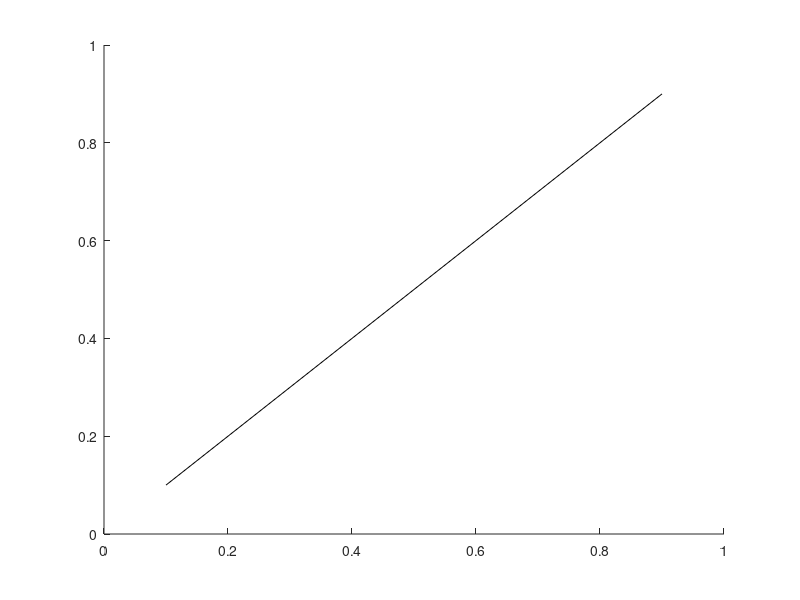

This chart was generated by the following MATLAB code: (Note: this script raises an error after producing the figure.)
constraint_line = [
    0.1 0.1;
    0.9 0.9;
];

gmsh_capsule = [
    0.05 0.15;
    0.85 0.95;
    0.95 0.85;
    0.15 0.05;
    0.05 0.15;
];


% Plot stuff
figure; hold on;
plot(constraint_line(:, 1), constraint_line(:, 2), Color="k");
plot(gmsh_capsule(:, 1), gmsh_capsule(:, 2), color="b", Marker=".", MarkerSize=15);
circle(constraint_line(2, 1), constraint_line(2, 2), sqrt(0.05^2 + 0.05^2));
circle(constraint_line(1, 1), constraint_line(1, 2), sqrt(0.05^2 + 0.05^2));
circle(0.5, 0.5, sqrt(0.05^2 + 0.05^2));

xlim([0 1]);
ylim([0 1]);
axis("off");
saveas(gcf, "cell_constraints_single.png");


% Define a method for plotting circles
% Copied from
% https://se.mathworks.com/matlabcentral/answers/98665-how-do-i-plot-a-circle-with-a-given-radius-and-center#answer_108013
function h = circle(x,y,r)
    th = 0:pi/50:2*pi;
    xunit = r * cos(th) + x;
    yunit = r * sin(th) + y;
    h = plot(xunit, yunit, 'Color', [0 0 0 0.3]);
end